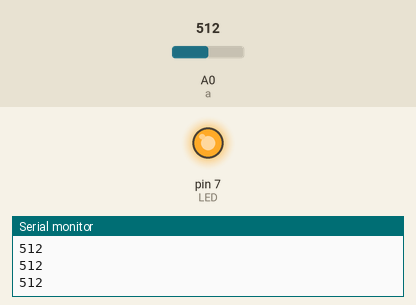
This sketch was run on a simulated Arduino Uno, built with avr-gcc and run on an emulated ATmega328P. On the bench: output pins drawn as LEDs (lit = HIGH), the last lines printed to the serial monitor. Inputs (shaded band) come from the test bench; at power-on: A0 (a) = 512.

Above: at 1.2 s.
1.3 s: A0 (a) set to 484
At 2.0 s:
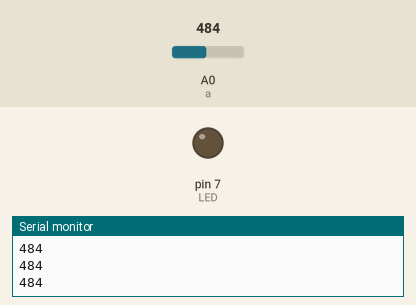
2.9 s: A0 (a) set to 510
At 3.3 s:
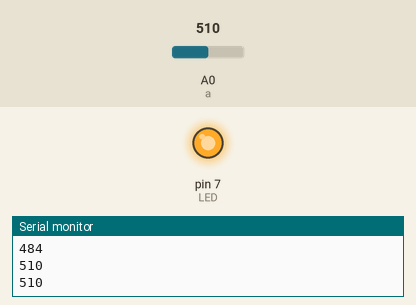
4.5 s: A0 (a) set to 490
At 5.8 s:
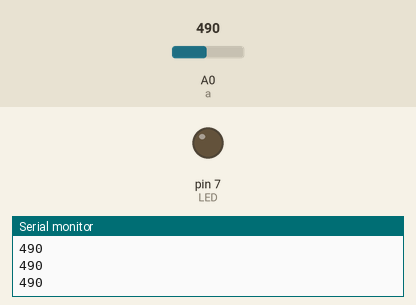
Timing chart, 0 to 7.5 s (numbered marks = the images above; inputs shaded):
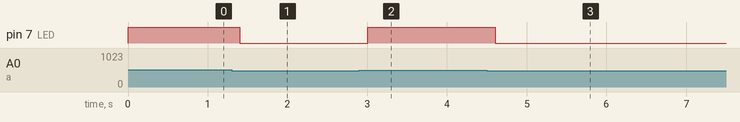

The sketch:

ldr1.ino
```cpp
int a=0;
int LED=7;
void setup()
{
  pinMode(a,INPUT);
  pinMode(LED,OUTPUT);
  Serial.begin(9600);
}

int ldr()
{
  int l=analogRead(a);
  if(l>500)
  digitalWrite(LED,HIGH);
  else
  digitalWrite(LED,LOW);
  return l;
}
void loop()
{
  int o=ldr();
  Serial.println(o);
  delay(200);
}
```

Measured:
- the behaviour switches between 501 and 500 on A0 (a) (found by bisection; images 0 and 1)
- after the input at 1.3 s, pin 7 (LED): HIGH → LOW after 0.10 s
- after the input at 2.9 s, pin 7 (LED): LOW → HIGH after 0.10 s
- after the input at 4.5 s, pin 7 (LED): HIGH → LOW after 0.11 s
